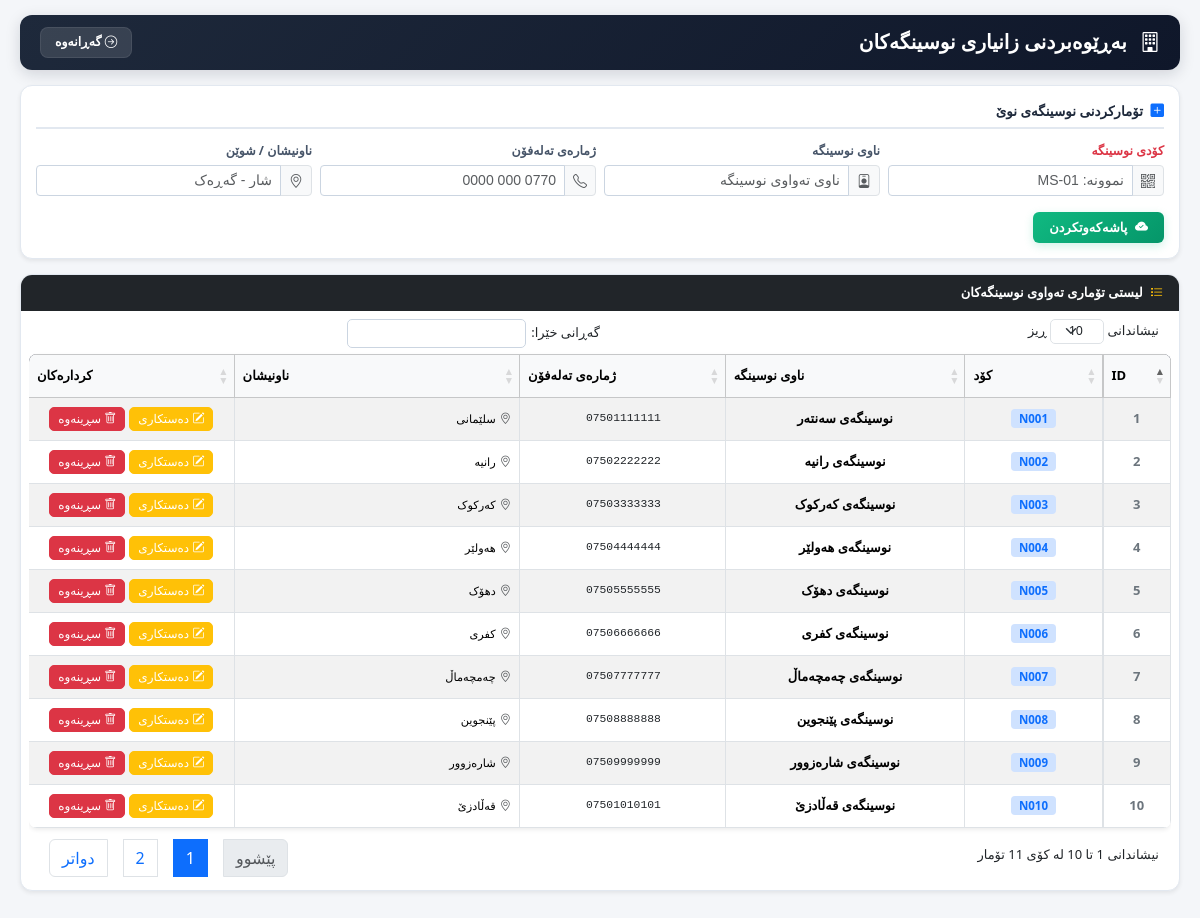
Page /nusenga.php (signed in) on the committed database.
### tables this page shows
CREATE TABLE `nusenga` (
  `NusengaID` int(11) NOT NULL,
  `Code` varchar(50) DEFAULT NULL,
  `Naw` varchar(100) NOT NULL,
  `PhoneNo` varchar(20) DEFAULT NULL,
  `Address` varchar(255) DEFAULT NULL
);

### nusenga.php (the view, shortened to what this page needs)
<?php
include 'config/db.php';
$edit = null;
$result = mysqli_query($conn, "SELECT * FROM Nusenga ORDER BY NusengaID DESC");
?>
<!DOCTYPE html>
<html lang="ku" dir="rtl">
<head>
    <link href="https://cdn.jsdelivr.net/npm/bootstrap@5.3.3/dist/css/bootstrap.rtl.min.css" rel="stylesheet">
    <link href="https://cdn.jsdelivr.net/npm/bootstrap-icons@1.11.3/font/bootstrap-icons.css" rel="stylesheet">
    <link rel="stylesheet" href="https://cdn.datatables.net/1.13.6/css/dataTables.bootstrap5.min.css">
</head>
<body>
<div class="custom-container">
    <div class="main-header">
        <div>
            <h5 class="mb-0 fw-bold"><i class="bi bi-building me-2"></i> بەڕێوەبردنی زانیاری نوسینگەکان</h5>
        </div>
        <a href="dashboard.php" class="back-btn"><i class="bi bi-arrow-right-circle"></i> گەڕانەوە</a>
    </div>
    <div class="card shadow-sm">
        <div class="section-title">
            <i class="bi bi-plus-square-fill text-primary me-1"></i>
            <?= $edit ? 'دەستکاریکردنی زانیاری نوسینگە' : 'تۆمارکردنی نوسینگەی نوێ' ?>
        </div>
        <form method="post" autocomplete="off">
            <div class="row g-2">
                <div class="col-md-3">
                    <label class="form-label text-danger">کۆدی نوسینگە</label>
                    <div class="input-group input-group-sm">
                        <span class="input-group-text bg-light text-muted"><i class="bi bi-qr-code"></i></span>
                        <input type="text" name="code" class="form-control" placeholder="نموونە: MS-01" value="<?= htmlspecialchars($edit['Code'] ?? '') ?>" required>
                    </div>
                </div>
                <div class="col-md-3">
                    <label class="form-label">ناوی نوسینگە</label>
                    <div class="input-group input-group-sm">
                        <span class="input-group-text bg-light text-muted"><i class="bi bi-person-badge"></i></span>
                        <input type="text" name="name" class="form-control" placeholder="ناوی تەواوی نوسینگە" value="<?= htmlspecialchars($edit['Naw'] ?? '') ?>" required>
                    </div>
                </div>
                <div class="col-md-3">
                    <label class="form-label">ژمارەی تەلەفۆن</label>
                    <div class="input-group input-group-sm">
                        <span class="input-group-text bg-light text-muted"><i class="bi bi-telephone"></i></span>
                        <input type="text" name="phone" class="form-control" placeholder="0770 000 0000" value="<?= htmlspecialchars($edit['PhoneNo'] ?? '') ?>" required>
                    </div>
                </div>
                <div class="col-md-3">
                    <label class="form-label">ناونیشان / شوێن</label>
                    <div class="input-group input-group-sm">
                        <span class="input-group-text bg-light text-muted"><i class="bi bi-geo-alt"></i></span>
                        <input type="text" name="address" class="form-control" placeholder="شار - گەڕەک" value="<?= htmlspecialchars($edit['Address'] ?? '') ?>" required>
                    </div>
                </div>
            </div>
            <div class="mt-3 d-flex justify-content-start gap-2">
                <button type="submit" name="save" class="btn btn-save btn-custom">
                    <i class="bi bi-cloud-check-fill me-1"></i> <?= $edit ? 'نوێکردنەوە' : 'پاشەکەوتکردن' ?>
                </button>
            </div>
        </form>
    </div>
    <div class="card p-0 overflow-hidden shadow-sm">
        <div class="p-2 px-3 bg-dark text-white fw-bold d-flex justify-content-between align-items-center" style="font-size: 13px;">
            <span><i class="bi bi-list-task text-warning me-1"></i> لیستی تۆماری تەواوی نوسینگەکان</span>
        </div>
        <div class="p-2">
            <div class="table-responsive">
                <table id="myTable" class="table table-sm table-striped table-bordered text-center mb-0 shadow-sm">
                    <thead class="table-light">
                        <tr>
                            <th style="width: 6%;">ID</th>
                            <th style="width: 12%;">کۆد</th>
                            <th>ناوی نوسینگە</th>
                            <th style="width: 18%;">ژمارەی تەلەفۆن</th>
                            <th style="width: 25%;">ناونیشان</th>
                            <th style="width: 18%;">کردارەکان</th>
                        </tr>
                    </thead>
                    <tbody>
                        <?php while($row = mysqli_fetch_assoc($result)) { ?>
                            <tr>
                                <td class="fw-bold text-secondary"><?= $row['NusengaID'] ?></td>
                                <td><span class="badge bg-primary-subtle text-primary p-1 px-2 rounded-1 fw-bold" style="font-size: 11.5px;"><?= htmlspecialchars($row['Code']) ?></span></td>
                                <td class="fw-bold"><?= htmlspecialchars($row['Naw']) ?></td>
                                <td dir="ltr" class="text-dark font-monospace small"><?= htmlspecialchars($row['PhoneNo']) ?></td>
                                <td class="small text-start"><i class="bi bi-geo-alt text-muted me-1"></i><?= htmlspecialchars($row['Address']) ?></td>
                                <td>
                                    <div class="d-flex justify-content-center gap-1">
                                        <a href="?edit=<?= $row['NusengaID'] ?>" class="btn btn-warning text-white btn-action" title="دەستکاری">
                                            <i class="bi bi-pencil-square"></i> دەستکاری
                                        </a>
                                        <a href="?delete=<?= $row['NusengaID'] ?>" class="btn btn-danger btn-action" title="سڕینەوە" onclick="return confirm('ئایا دڵنیای لە سڕینەوەی ئەم نوسینگەیە؟')">
                                            <i class="bi bi-trash"></i> سڕینەوە
                                        </a>
                                    </div>
                                </td>
                            </tr>
                        <?php } ?>
                    </tbody>
                </table>
            </div>
        </div>
    </div>
</div>
</body>
</html>

### nusenga.php (style rules this page uses)
body { background: #f4f6f9; font-family: 'NRT', 'Segoe UI', Tahoma, sans-serif; color: #334155; font-size: 13px; padding-bottom: 60px; }
.custom-container { max-width: 1320px; margin: 0 auto; padding: 0 20px; }
.main-header { background: linear-gradient(135deg, #1e293b, #0f172a); color: white; padding: 12px 20px; border-radius: 12px; font-weight: bold; box-shadow: 0 4px 15px rgba(15, 23, 42, 0.15); display: flex; justify-content: space-between; align-items: center; margin-top: 15px; margin-bottom: 15px; }
.card { background: #ffffff; border: none; border-radius: 12px; box-shadow: 0 4px 12px rgba(0,0,0,0.02); padding: 15px; margin-bottom: 15px; border: 1px solid #e2e8f0; }
.section-title { font-size: 13.5px; font-weight: bold; color: #1e293b; border-bottom: 2px solid #e2e8f0; padding-bottom: 6px; margin-bottom: 12px; }
.form-label { font-weight: 600; color: #475569; font-size: 12.5px; margin-bottom: 4px; }
.form-control { border-color: #cbd5e1; border-radius: 6px; padding: 5px 10px; font-family: 'NRT', sans-serif; font-size: 13px; background-color: #fff; transition: all 0.2s ease; }
.btn-custom { border-radius: 6px; font-weight: bold; padding: 6px 16px; font-family: 'NRT', sans-serif; font-size: 13px; transition: all 0.2s; }
.btn-save { background: linear-gradient(135deg, #10b981, #059669); color: white; border: none; box-shadow: 0 3px 10px rgba(16, 185, 129, 0.2); }
.table { background: white; border-radius: 8px; overflow: hidden; font-size: 13px; }
.table thead { background: #0f172a; color: white; }
.table th, .table td { padding: 5px 8px !important; vertical-align: middle; height: 32px !important; }
.back-btn { background: rgba(255, 255, 255, 0.12); color: white; text-decoration: none; padding: 5px 14px; border-radius: 8px; font-size: 12.5px; transition: 0.2s; border: 1px solid rgba(255, 255, 255, 0.08); }
.btn-action { padding: 2px 8px; font-size: 12px; border-radius: 5px; font-family: 'NRT', sans-serif; }

### rows in the picture
nusenga: NusengaID "10", Code "N010", Naw "نوسینگەی قەڵادزێ", PhoneNo "07501010101", Address "قەڵادزێ"
nusenga: NusengaID "9", Code "N009", Naw "نوسینگەی شارەزوور", PhoneNo "07509999999", Address "شارەزوور"
nusenga: NusengaID "8", Code "N008", Naw "نوسینگەی پێنجوین", PhoneNo "07508888888", Address "پێنجوین"
nusenga: NusengaID "7", Code "N007", Naw "نوسینگەی چەمچەماڵ", PhoneNo "07507777777", Address "چەمچەماڵ"
nusenga: NusengaID "6", Code "N006", Naw "نوسینگەی کفری", PhoneNo "07506666666", Address "کفری"
nusenga: NusengaID "5", Code "N005", Naw "نوسینگەی دهۆک", PhoneNo "07505555555", Address "دهۆک"
nusenga: NusengaID "4", Code "N004", Naw "نوسینگەی هەولێر", PhoneNo "07504444444", Address "هەولێر"
nusenga: NusengaID "3", Code "N003", Naw "نوسینگەی کەرکوک", PhoneNo "07503333333", Address "کەرکوک"
nusenga: NusengaID "2", Code "N002", Naw "نوسینگەی رانیە", PhoneNo "07502222222", Address "رانیە"
nusenga: NusengaID "1", Code "N001", Naw "نوسینگەی سەنتەر", PhoneNo "07501111111", Address "سلێمانی"
